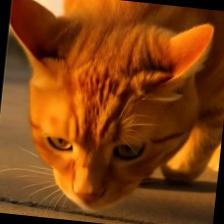
#> input picture data/gallery/Loki/-2568-08-26-13-22-35_png.rf.a56d76029afb3c888a29bc3a4f7e0fcc.jpg, 224 x 224 px
$ python -i quality.py   (imports and definitions only)   (older library calls are emulated)
#> lines starting #> are read from the running program, lines starting #| are printed output that depends on the picture
#> further down, picture is the input picture: PIL image 224x224 RGB; mean R, G, B 126, 62.8, 15.8
from __future__ import annotations

from dataclasses import dataclass

import cv2
import numpy as np
from PIL import Image


@dataclass
class QualityResult:
    passed: bool
    reasons: list[str]
    blur_score: float
    brightness: float
    width: int
    height: int


class QualityChecker:
    def __init__(self, min_size: int = 96, min_blur_score: float = 20.0, min_brightness: float = 35.0):
        self.min_size = min_size
        self.min_blur_score = min_blur_score
        self.min_brightness = min_brightness

    def check(self, image: Image.Image) -> QualityResult:
        rgb = np.array(image.convert('RGB'))
        height, width = rgb.shape[:2]
#> height = 224; width = 224
        gray = cv2.cvtColor(rgb, cv2.COLOR_RGB2GRAY)
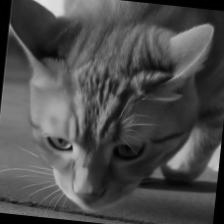
#> gray: shape (224, 224); min 0, max 227, mean 76.3
        blur_score = float(cv2.Laplacian(gray, cv2.CV_64F).var())
#> blur_score = 191.5
        brightness = float(gray.mean())
#> brightness = 76.33
        reasons: list[str] = []

        if width < self.min_size or height < self.min_size:
            reasons.append('image_too_small')
        if blur_score < self.min_blur_score:
            reasons.append('image_too_blurry')
        if brightness < self.min_brightness:
            reasons.append('image_too_dark')

        return QualityResult(
            passed=not reasons,
            reasons=reasons,
            blur_score=blur_score,
            brightness=brightness,
            width=width,
            height=height,
        )

>>> from PIL import Image
>>> picture = Image.open('../data/gallery/Loki/-2568-08-26-13-22-35_png.rf.a56d76029afb3c888a29bc3a4f7e0fcc.jpg')
>>> result = QualityChecker().check(picture)

$ run again, on data/gallery/Loki/-2568-08-26-14-01-00_png.rf.b52ac840862b5445dbd3279c8d5fd201.jpg
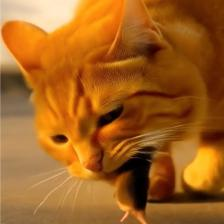
#> input picture data/gallery/Loki/-2568-08-26-14-01-00_png.rf.b52ac840862b5445dbd3279c8d5fd201.jpg, 224 x 224 px
#> picture is the input picture: PIL image 224x224 RGB; mean R, G, B 162, 97.7, 32.7
#> in check, `gray = cv2.cvtColor(rgb, cv2.COLOR_RGB2GRAY)`:
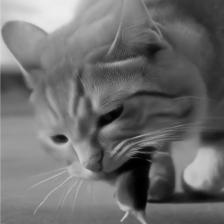
#> gray: shape (224, 224); min 0, max 237, mean 109.5
#> blur_score = 121.5
#> brightness = 109.5

$ run again, on data/gallery/Loki/-2568-08-26-14-01-00_png.rf.b814ae8993a42c90d3ac1a3a7c9b17cd.jpg
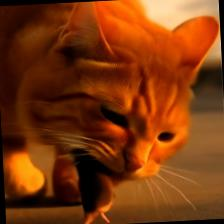
#> input picture data/gallery/Loki/-2568-08-26-14-01-00_png.rf.b814ae8993a42c90d3ac1a3a7c9b17cd.jpg, 224 x 224 px
#> picture is the input picture: PIL image 224x224 RGB; mean R, G, B 123.2, 54.8, 14.1
#> in check, `gray = cv2.cvtColor(rgb, cv2.COLOR_RGB2GRAY)`:
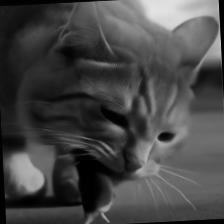
#> gray: shape (224, 224); min 0, max 227, mean 70.6
#> blur_score = 149.7
#> brightness = 70.6
